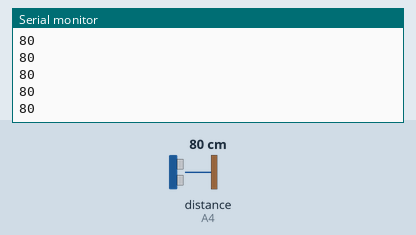
Simulated run of this sketch. Board: Arduino Uno, built with avr-gcc and run on an emulated ATmega328P. Parts: the last lines printed to the serial monitor. Wiring (inferred from the names in the program): ultrasonic range finder: trigger A5; echo A4. Inputs (shaded band) come from the test bench; at power-on: distance to the obstacle (sensor on A4) 80 cm. The echo pulse lasts 58.3 µs per cm.

Above: at 1.2 s.
1.3 s: distance to the obstacle (sensor on A4) set to 2 cm
At 2.2 s:
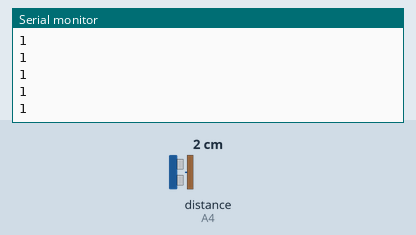
2.8 s: distance to the obstacle (sensor on A4) set to 4 cm
At 3.4 s:
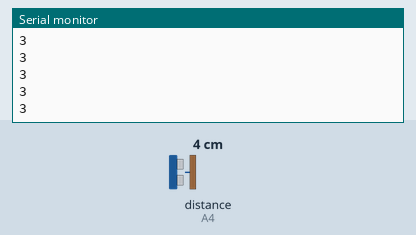
Timing chart, 0 to 5.8 s (numbered marks = the images above; inputs shaded):
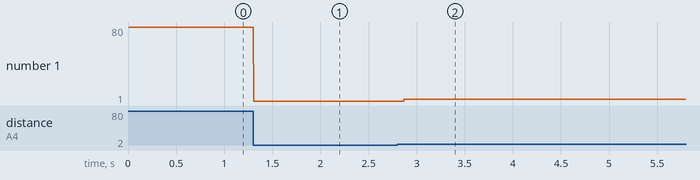

The sketch:

testUltrasonic.ino
```cpp
int Echo = A4;
int Trig = A5;

 /*Ultrasonic distance measurement Sub function*/
int _measureDistance()
{
  digitalWrite(Trig, LOW);
  delayMicroseconds(2);
  digitalWrite(Trig, HIGH);
  delayMicroseconds(20);
  digitalWrite(Trig, LOW);
  float Fdistance = pulseIn(Echo, HIGH);
  Fdistance= Fdistance/58;
  return (int)Fdistance;
}

void setup()
{
  Serial.begin(9600);
  pinMode(Echo, INPUT);
  pinMode(Trig, OUTPUT);
}

void loop()
{
  Serial.println(_measureDistance());
}
```

Measured:
- after the input at 1.3 s, the serial monitor: prints a new line at once (image 1)
- after the input at 2.8 s, the serial monitor: prints a new line after 0.07 s (image 2)
- plotted number 1: 80 → 1 after the input at 1.3 s, 1 → 3 after the input at 2.8 s
